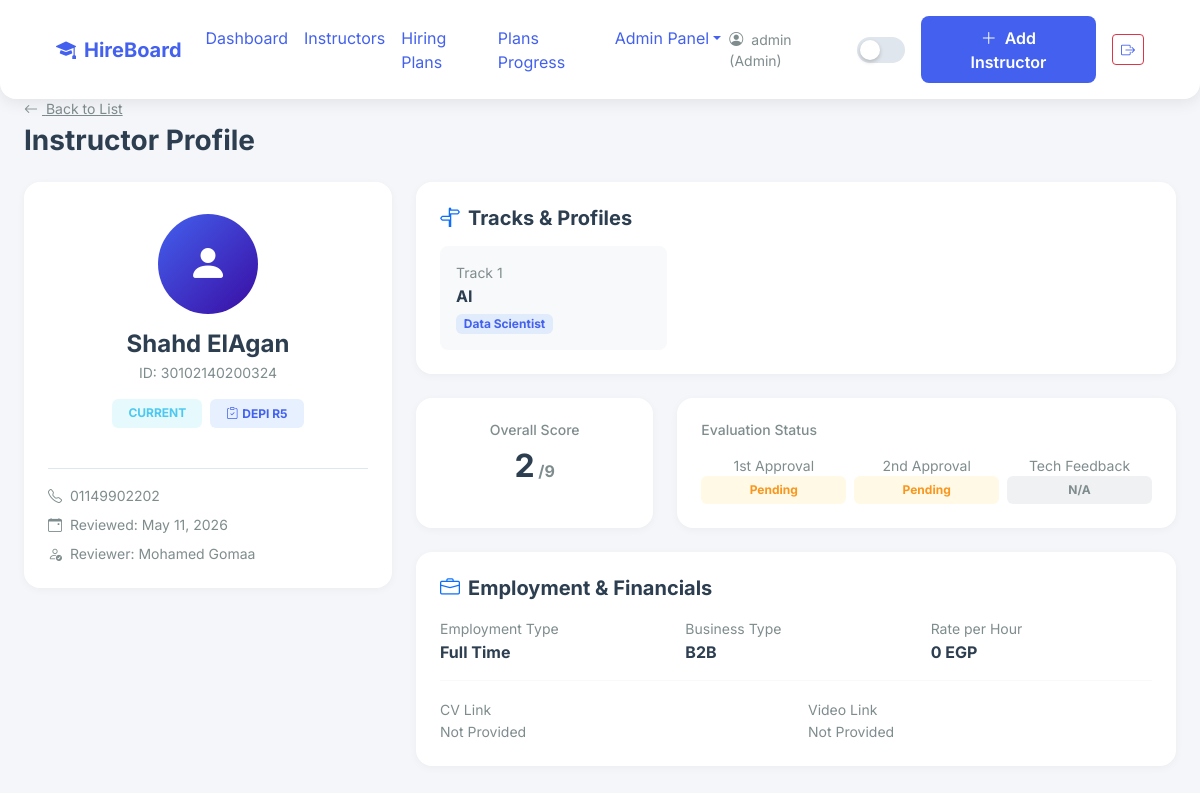
/instructors/view/18 (signed in), run on an earlier commit of the app's database.
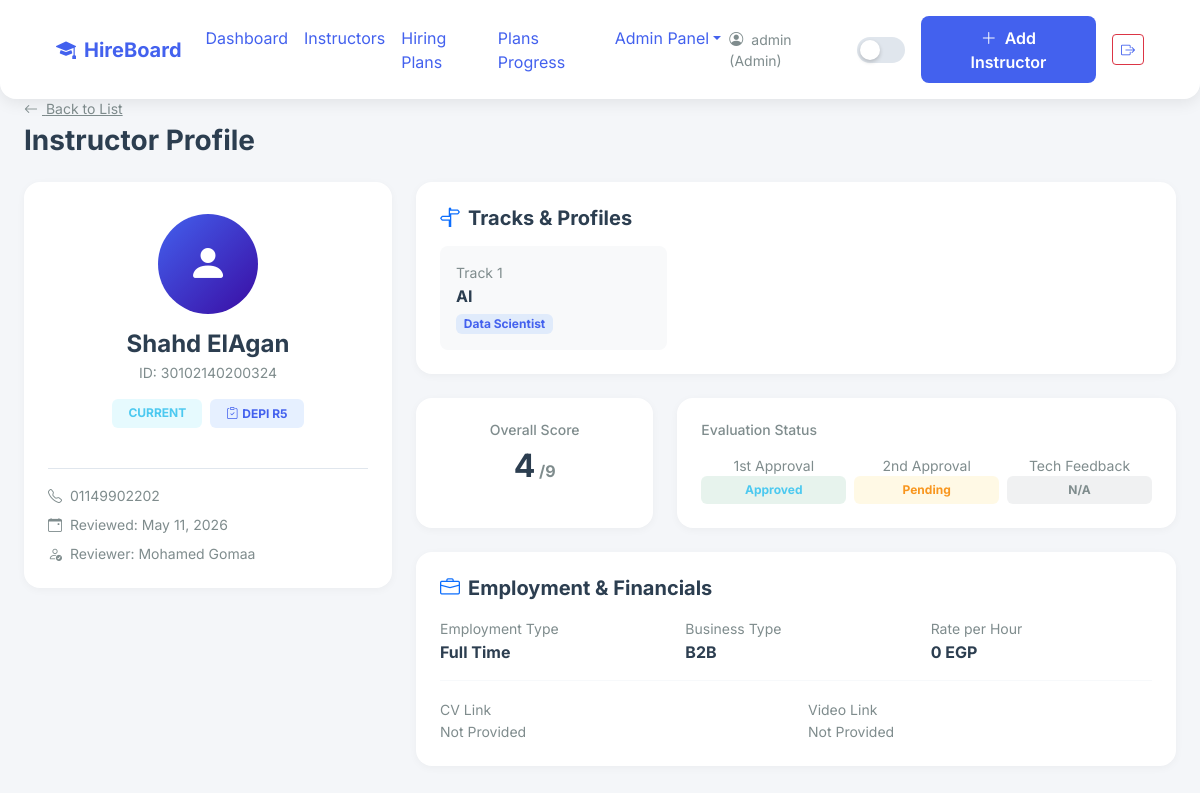
And on a later commit of the database.
### app/models.py (models this page shows)
class InstructorTrack(db.Model):
    __tablename__ = 'instructor_tracks'
    id = db.Column(db.Integer, primary_key=True)
    instructor_id = db.Column(db.Integer, db.ForeignKey('instructors.id'), nullable=False)
    track_id = db.Column(db.Integer, db.ForeignKey('tracks.id'), nullable=False)
    profile_id = db.Column(db.Integer, db.ForeignKey('profiles.id'), nullable=False)
    order = db.Column(db.Integer, nullable=False)
    track = db.relationship('Track', backref='instructor_tracks')
    profile = db.relationship('Profile', backref='instructor_tracks')

class Track(db.Model):
    __tablename__ = 'tracks'
    id = db.Column(db.Integer, primary_key=True)
    name = db.Column(db.String(100), unique=True, nullable=False)
    profiles = db.relationship('Profile', backref='track', lazy=True)

class Profile(db.Model):
    __tablename__ = 'profiles'
    id = db.Column(db.Integer, primary_key=True)
    name = db.Column(db.String(255), nullable=False)
    track_id = db.Column(db.Integer, db.ForeignKey('tracks.id'), nullable=False)

class Instructor(db.Model):
    __tablename__ = 'instructors'
    id = db.Column(db.Integer, primary_key=True)
    name = db.Column(db.String(255), nullable=False)
    instructor_id = db.Column(db.String(50))
    phone = db.Column(db.String(50))
    cv_url = db.Column(db.String(500))
    video_url = db.Column(db.String(500))
    rate_per_hour = db.Column(db.Numeric(10, 2))
    employment_type = db.Column(db.String(50))
    business_type = db.Column(db.String(50))
    technical_feedback = db.Column(db.String(50))
    first_approval = db.Column(db.String(50))
    second_approval = db.Column(db.String(50))
    review_date = db.Column(db.Date)
    reviewer_name = db.Column(db.String(255))
    notes = db.Column(db.Text)
    score = db.Column(db.Integer, default=0)
    status = db.Column(db.String(20), default='New') # New or Current
    created_at = db.Column(db.DateTime, default=datetime.utcnow)
    plan_id = db.Column(db.Integer, db.ForeignKey('hiring_plans.id'), nullable=True)
    tracks = db.relationship('InstructorTrack', backref='instructor', lazy=True, cascade='all, delete-orphan')

### app/routes/instructors.py (the view)
@instructors_bp.route('/view/<int:id>')
@login_required
def view_instructor(id):
    inst = Instructor.query.get_or_404(id)
    return render_template('instructors/view.html', instructor=inst)

### app/templates/instructors/view.html (shortened to what the changed rows need)
{% extends 'base.html' %}
{% block content %}
<div class="row g-4">
    <div class="col-lg-4 animate-fade-up delay-1">
        <div class="card p-4 text-center mb-4">
            <div class="mb-3 mt-2">
                <div style="width: 100px; height: 100px; border-radius: 50%; background: var(--kpi-gradient-1); margin: 0 auto; display: flex; align-items: center; justify-content: center;">
                </div>
            </div>
            <h4 class="fw-bold mb-1">{{ instructor.name }}</h4>
            <p class="text-muted small mb-3">ID: {{ instructor.instructor_id or 'N/A' }}</p>
            <div class="d-flex justify-content-center gap-2 mb-3">
                {% if instructor.status == 'Current' %}
                    <span class="badge bg-info bg-opacity-10 text-info px-3 py-2">CURRENT</span>
                {% else %}
                    <span class="badge bg-success bg-opacity-10 text-success px-3 py-2">NEW</span>
                {% endif %}
                {% if instructor.hiring_plan %}
                    <span class="badge bg-primary bg-opacity-10 text-primary px-3 py-2"><i class="bi bi-clipboard-check me-1"></i>{{ instructor.hiring_plan.title }}</span>
                {% endif %}
            </div>
            <div class="text-start mt-4 border-top pt-3" style="border-color: var(--border-color) !important;">
                <p class="small text-muted mb-2"><i class="bi bi-telephone me-2"></i>{{ instructor.phone or 'Not Provided' }}</p>
                <p class="small text-muted mb-2"><i class="bi bi-calendar-event me-2"></i>Reviewed: {{ instructor.review_date.strftime('%b %d, %Y') if instructor.review_date else 'Pending' }}</p>
                <p class="small text-muted mb-0"><i class="bi bi-person-check me-2"></i>Reviewer: {{ instructor.reviewer_name or 'N/A' }}</p>
            </div>
        </div>
    </div>
    <div class="col-lg-8 animate-fade-up delay-2">
        <div class="card p-4 mb-4">
            <div class="row g-3">
                {% for t in instructor.tracks %}
                <div class="col-md-4">
                    <div class="p-3 rounded-3" style="background-color: var(--input-bg);">
                        <small class="text-muted d-block mb-1">Track {{ t.order }}</small>
                        <h6 class="fw-bold mb-1">{{ t.track.name }}</h6>
                        <span class="badge bg-primary bg-opacity-10 text-primary">{{ t.profile.name }}</span>
                    </div>
                </div>
                {% else %}
                <div class="col-12 text-muted small">No tracks assigned.</div>
                {% endfor %}
            </div>
        </div>
        <div class="row g-4 mb-4">
            <div class="col-md-4">
                <div class="card p-4 h-100 text-center">
                    <h6 class="text-muted small mb-2">Overall Score</h6>
                    <h2 class="fw-bold" style="color: var(--accent);">{{ instructor.score }}<span class="fs-6 text-muted"> /9</span></h2>
                </div>
            </div>
            <div class="col-md-8">
                <div class="card p-4 h-100">
                    <div class="row g-2">
                        <div class="col-4 text-center">
                            <small class="text-muted d-block">1st Approval</small>
                            {% if instructor.first_approval == 'Approved' %}
                                <span class="badge bg-success bg-opacity-10 text-success p-2 w-100 d-block">{{ instructor.first_approval }}</span>
                            {% else %}
                                <span class="badge bg-warning bg-opacity-10 text-warning p-2 w-100 d-block">{{ instructor.first_approval or 'N/A' }}</span>
                            {% endif %}
                        </div>
                        <div class="col-4 text-center">
                            <small class="text-muted d-block">2nd Approval</small>
                            <span class="badge bg-warning bg-opacity-10 text-warning p-2 w-100 d-block">{{ instructor.second_approval or 'N/A' }}</span>
                        </div>
                        <div class="col-4 text-center">
                            <small class="text-muted d-block">Tech Feedback</small>
                            {% if instructor.technical_feedback == 'Strong' %}
                                <span class="badge bg-primary bg-opacity-10 text-primary p-2 w-100 d-block">{{ instructor.technical_feedback }}</span>
                            {% else %}
                                <span class="badge bg-secondary bg-opacity-10 text-secondary p-2 w-100 d-block">{{ instructor.technical_feedback or 'N/A' }}</span>
                            {% endif %}
                        </div>
                    </div>
                </div>
            </div>
        </div>
        <div class="card p-4 mb-4">
            <div class="row">
                <div class="col-md-4"><small class="text-muted">Employment Type</small><p class="fw-bold mb-0">{{ instructor.employment_type or 'N/A' }}</p></div>
                <div class="col-md-4"><small class="text-muted">Business Type</small><p class="fw-bold mb-0">{{ instructor.business_type or 'N/A' }}</p></div>
                <div class="col-md-4"><small class="text-muted">Rate per Hour</small><p class="fw-bold mb-0" style="color: var(--accent);">{{ instructor.rate_per_hour or 0 }} EGP</p></div>
            </div>
        </div>
    </div>
</div>
{% endblock %}

What changed in the data, as far as the page shows it:
changed Instructor "Shahd ElAgan": score "2" → "4"; first_approval "Pending" → "Approved"
